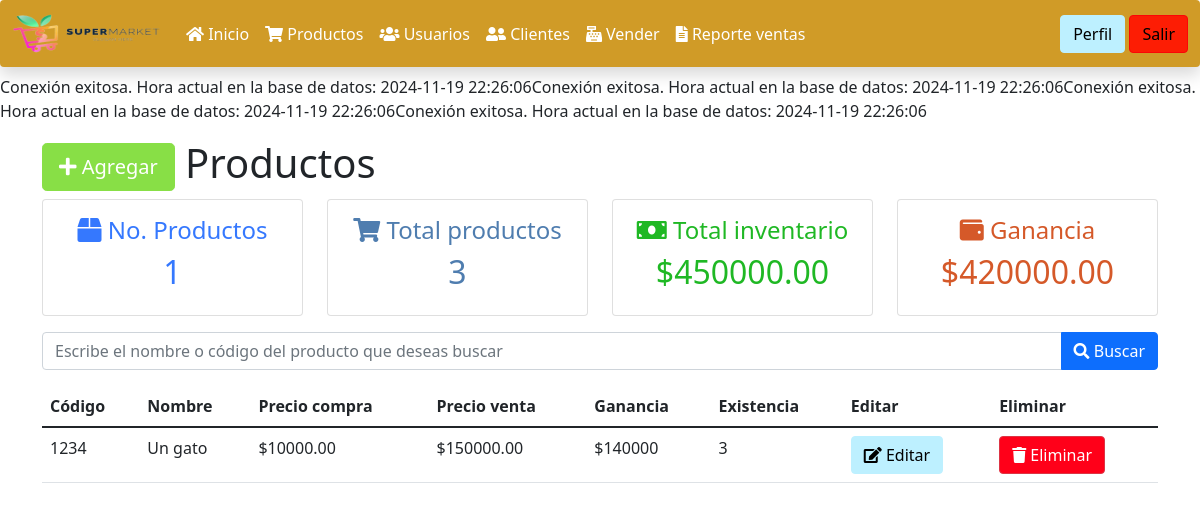
The app's page /productos.php (signed in) with its own data.
### tables this page shows
CREATE TABLE `productos` (
  `id` bigint(20) UNSIGNED NOT NULL,
  `codigo` varchar(255) NOT NULL,
  `nombre` varchar(255) NOT NULL,
  `compra` decimal(8,2) NOT NULL,
  `venta` decimal(8,2) NOT NULL,
  `existencia` int(11) NOT NULL
);

### productos.php (the view, shortened to what this page needs)
<?php
include_once "encabezado.php";
include_once "navbar.php";
include_once "funciones.php";
$nombreProducto = (isset($_POST['nombreProducto'])) ? $_POST['nombreProducto'] : null;
$productos = obtenerProductos($nombreProducto);
$cartas = [
    ["titulo" => "No. Productos", "icono" => "fa fa-box", "total" => count($productos), "color" => "#3578FE"],
    ["titulo" => "Total productos", "icono" => "fa fa-shopping-cart", "total" => obtenerNumeroProductos(), "color" => "#4F7DAF"],
    ["titulo" => "Total inventario", "icono" => "fa fa-money-bill", "total" => "$". obtenerTotalInventario(), "color" => "#1FB824"],
    ["titulo" => "Ganancia", "icono" => "fa fa-wallet", "total" => "$". calcularGananciaProductos(), "color" => "#D55929"],
];
?>
<div class="container mt-3">
    <h1>
        <a class="btn btn-success btn-lg" href="agregar_producto.php">
            <i class="fa fa-plus"></i>
            Agregar
        </a>
        Productos
    </h1>
    <?php include_once "cartas_totales.php"; ?>
    <form action="" method="post" class="input-group mb-3 mt-3">
        <input autofocus name="nombreProducto" type="text" class="form-control" placeholder="Escribe el nombre o código del producto que deseas buscar" aria-label="Nombre producto" aria-describedby="button-addon2">
        <button type="submit" name="buscarProducto" class="btn btn-primary" id="button-addon2">
            <i class="fa fa-search"></i>
            Buscar
        </button>
    </form>
    <table class="table">
        <thead>
            <tr>
                <th>Código</th>
                <th>Nombre</th>
                <th>Precio compra</th>
                <th>Precio venta</th>
                <th>Ganancia</th>
                <th>Existencia</th>
                <th>Editar</th>
                <th>Eliminar</th>
            </tr>
        </thead>
        <tbody>
            <?php
            foreach($productos as $producto){
            ?>
                <tr>
                    <td><?= $producto->codigo; ?></td>
                    <td><?= $producto->nombre; ?></td>
                    <td><?= '$'.$producto->compra; ?></td>
                    <td><?= '$'.$producto->venta; ?></td>
                    <td><?= '$'. floatval($producto->venta - $producto->compra); ?></td>
                    <td><?= $producto->existencia; ?></td>
                    <td>
                        <a class="btn btn-info" href="editar_producto.php?id=<?= $producto->id; ?>">
                            <i class="fa fa-edit"></i>
                            Editar
                        </a>
                    </td>
                    <td>
                        <a class="btn btn-danger" href="eliminar_producto.php?id=<?= $producto->id; ?>">
                            <i class="fa fa-trash"></i>
                            Eliminar
                        </a>
                    </td>
                </tr>
            <?php } ?>
        </tbody>
    </table>
</div>

### encabezado.php (shortened to what this page needs)
<!DOCTYPE html>
<html lang="en">
<head>
    <link rel="stylesheet" href="bootstrap/bootstrap.min.css">
    <link rel="stylesheet" href="bootstrap/all.min.css">
</head>
<body>
</body>
</html>

### navbar.php (shortened to what this page needs)
<nav class="navbar navbar-expand-lg navbar-dark bg-primary mb-2 shadow   rounded">
  <div class="container-fluid">
    <a class="navbar-brand" href="#">
      <img src="img/freepik-flat-colorful-supermarket-shopping-cart-logo-202411182231493BKZ-removebg-preview.png" alt="" width="150" height="40" class="d-inline-block align-text-top">
    </a>
    <div class="collapse navbar-collapse" id="navbarSupportedContent">
      <ul class="navbar-nav me-auto mb-2 mb-lg-0">
        <li class="nav-item">
          <a class="nav-link active "  href="index.php">
            <i class="fa fa-home"></i>
            Inicio
            </a>
        </li>
        <li class="nav-item">
            <a class="nav-link active" href="productos.php">
                <i class="fa fa-shopping-cart"></i>
                Productos
            </a>
        </li>
        <li class="nav-item">
            <a class="nav-link active" href="usuarios.php">
            <i class="fa fa-users"></i>
            Usuarios
            </a>
        </li>
        <li class="nav-item">
            <a class="nav-link active" href="clientes.php">
            <i class="fa fa-user-friends"></i>
            Clientes
            </a>
        </li>
        <li class="nav-item">
            <a class="nav-link active" href="vender.php">
            <i class="fa fa-cash-register"></i>
            Vender
            </a>
        </li>
        <li class="nav-item">
            <a class="nav-link active" href="reporte_ventas.php">
            <i class="fa fa-file-alt"></i>
            Reporte ventas
            </a>
        </li>
        </ul>
        <ul class="navbar-nav">
            <li class="nav-item">
                <a href="perfil.php" class="btn btn-info" >Perfil</a>
            </li>
            <li class="nav-item">
                <a href="cerrar_sesion.php" class="btn btn-warning">Salir</a>
            </li>
        </ul>
    </div>
  </div>
</nav>

### funciones.php (shortened to what this page needs)
<?php
function obtenerNumeroProductos(){
    $sentencia = "SELECT IFNULL(SUM(existencia),0) AS total FROM productos";
    $fila = select($sentencia);
    if($fila) return $fila[0]->total;
}
function obtenerTotalInventario(){
    $sentencia = "SELECT IFNULL(SUM(existencia * venta),0) AS total FROM productos";
    $fila = select($sentencia);
    if($fila) return $fila[0]->total;
}
function calcularGananciaProductos(){
    $sentencia = "SELECT IFNULL(SUM(existencia*venta) - SUM(existencia*compra),0) AS total FROM productos";
    $fila = select($sentencia);
    if($fila) return $fila[0]->total;
}
function obtenerProductos($busqueda = null){
    $parametros = [];
    $sentencia = "SELECT * FROM productos ";
    return select($sentencia, $parametros);
}
function select($sentencia, $parametros = []){
    $bd = conectarBaseDatos();
    $respuesta = $bd->prepare($sentencia);
    $respuesta->execute($parametros);
    return $respuesta->fetchAll();
}
function conectarBaseDatos() {
	$host = "localhost";
	$db   = "ventas_php";
	$user = "root";
	$pass = "";
	$charset = 'utf8mb4';
	$options = [
	    \PDO::ATTR_ERRMODE            => \PDO::ERRMODE_EXCEPTION,
	    \PDO::ATTR_DEFAULT_FETCH_MODE => \PDO::FETCH_OBJ,
	    \PDO::ATTR_EMULATE_PREPARES   => false,
	];
	$dsn = "mysql:host=$host;dbname=$db;charset=$charset";
	try {
	     $pdo = new \PDO($dsn, $user, $pass, $options);
	     $stmt = $pdo->query("SELECT NOW() AS `current_time`");
	     $row = $stmt->fetch();
	     echo "Conexión exitosa. Hora actual en la base de datos: " . $row->current_time;
	     return $pdo;
	} catch (\PDOException $e) {
	     echo "Error de conexión: " . $e->getMessage();
	}
}

### cartas_totales.php
<?php
include_once "encabezado.php";
?>
	<div class="card-deck row">
		<?php foreach($cartas as $carta){?>
		<div class="col-xs-12 col-sm-6 col-md-3" style="color: <?=  $carta['color']?> !important">
			<div class="card text-center">
				<div class="card-body">
					<h4 class="card-title" >
						<i class="fa <?= $carta['icono']?>"></i>
						<?= $carta['titulo']?>
					</h4>
					<h2><?= $carta['total']?></h2>
				</div>
			</div>
		</div>
		<?php }?>
	</div>

### records on screen
productos: codigo "1234", nombre "Un gato", compra "10000.00", venta "150000.00", $producto->venta - $producto->compra "140000", existencia "3"

### other values on screen
$row->current_time "2024-11-19 22:26:06 2024-11-19 22:26:06 2024-11-19 22:26:06 2024-11-19 22:26:06"
$carta['titulo'] "No. Productos"
$carta['total'] "1"
$carta['titulo'] "Total productos"
$carta['total'] "3"
$carta['titulo'] "Total inventario"
$carta['total'] "$450000.00"
$carta['titulo'] "Ganancia"
$carta['total'] "$420000.00"
